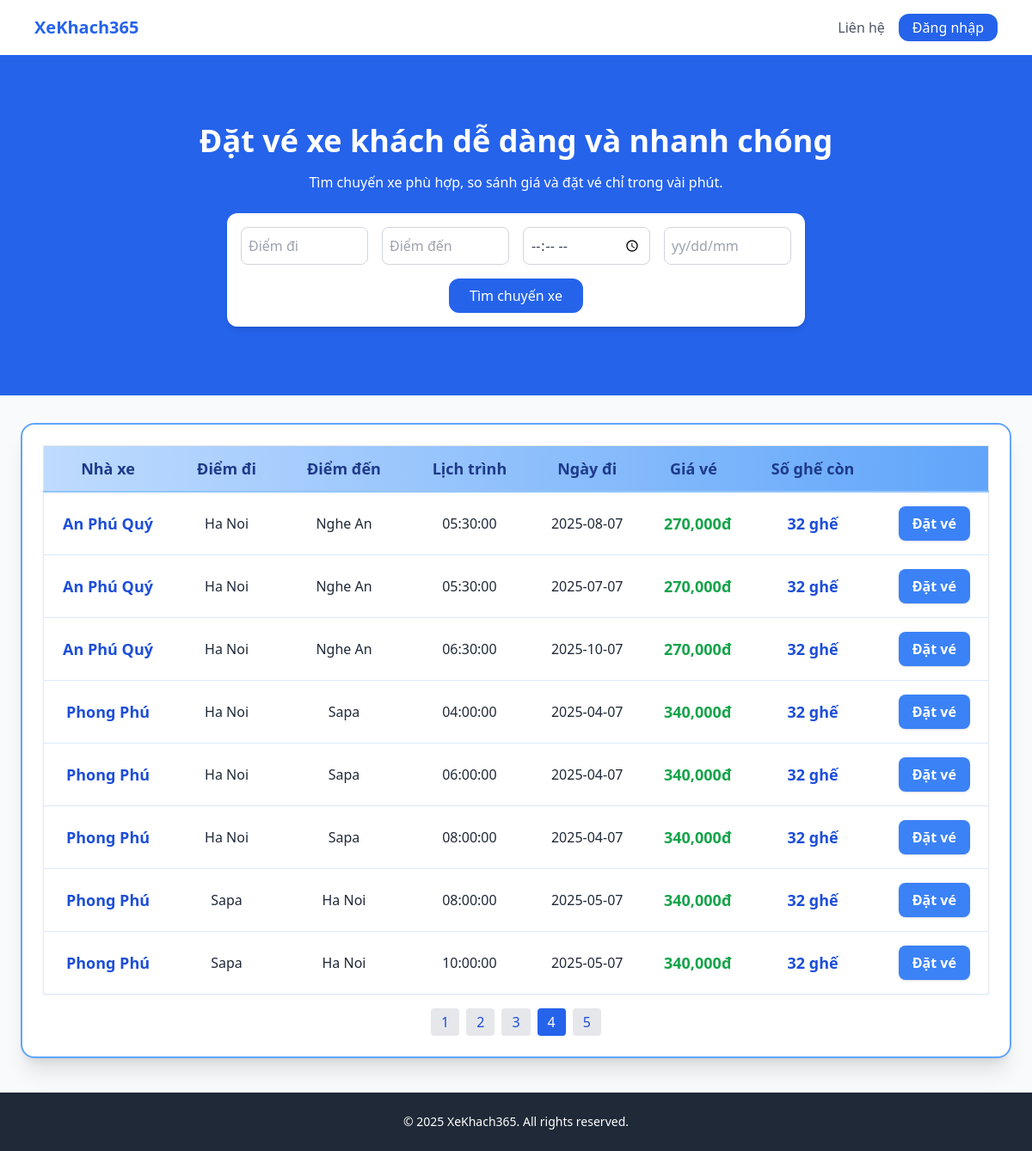
The page /trangchu.php?page=4 on the database as committed earlier.
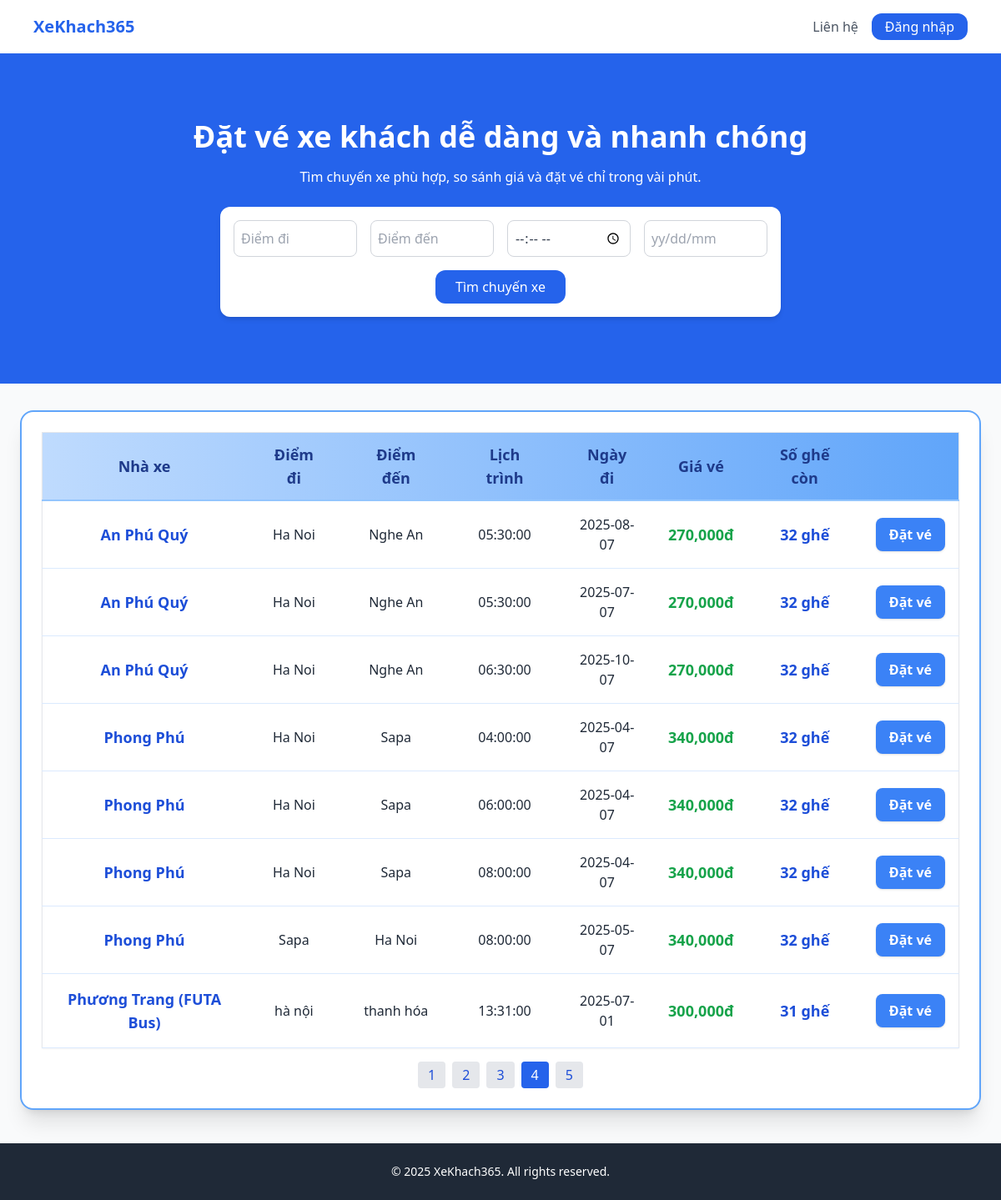
The same page on the database as committed later.
### tables this page shows
CREATE TABLE `chuyendi` (
  `id_cd` int(11) NOT NULL,
  `id_NX` int(11) NOT NULL,
  `diemKH` varchar(100) NOT NULL,
  `diemKT` varchar(100) NOT NULL,
  `lichTrinh` time NOT NULL,
  `ngayDi` date NOT NULL,
  `gia` varchar(11) NOT NULL
);

CREATE TABLE `nha_xe` (
  `id_NX` int(11) NOT NULL,
  `tenNX` varchar(100) DEFAULT NULL,
  `soDT` varchar(20) DEFAULT NULL
);

### trangchu.php (the view, shortened to what this page needs)
<?php
include "connect.php";
$diemKH = $_GET['diemKH'] ?? '';
$diemKT = $_GET['diemKT'] ?? '';
$lichTrinh = $_GET['lichTrinh'] ?? '';
$ngayDi = $_GET['ngayDi'] ?? '';
$page = isset($_GET['page']) ? max(1, intval($_GET['page'])) : 1;
$limit = 8;
$offset = ($page - 1) * $limit;
$sql_count = "SELECT COUNT(*) as total FROM chuyendi WHERE 1";
$count_result = mysqli_query($conn, $sql_count);
$total = mysqli_fetch_assoc($count_result)['total'];
$total_pages = ceil($total / $limit);
$sql = "SELECT chuyendi.id_cd, nha_xe.tenNX, chuyendi.diemKH, chuyendi.diemKT, chuyendi.lichTrinh, chuyendi.gia, chuyendi.ngayDi
        FROM chuyendi
        JOIN nha_xe ON chuyendi.id_NX = nha_xe.id_NX
        WHERE 1";
$sql .= " LIMIT $limit OFFSET $offset";
$result = mysqli_query($conn, $sql);
$chuyenXeList = [];
if ($result && mysqli_num_rows($result) > 0) {
    while ($row = mysqli_fetch_assoc($result)) {
        $chuyenXeList[] = [
            'id_cd' => $row['id_cd'],
            'tenNX' => $row['tenNX'],
            'diemKH' => $row['diemKH'],
            'diemKT' => $row['diemKT'],
            'lichTrinh' => $row['lichTrinh'],
            'gia' => $row['gia'],
            'ngayDi' => $row['ngayDi']
        ];
    }
}
?>
<!DOCTYPE html>
<html lang="vi">
<head>
    <script src="https://cdn.tailwindcss.com"></script>
</head>
<body class="bg-gray-50 font-sans">
<nav class="bg-white shadow-md py-4">
    <div class="max-w-6xl mx-auto px-4 flex justify-between items-center">
        <h1 class="text-xl font-bold text-blue-600">
            <a href="trangchu.php">XeKhach365</a>
        </h1>
        <div class="space-x-4 hidden md:flex items-center">
            <div class="relative group">
                <a href="#" class="text-gray-600 hover:text-blue-600">Liên hệ</a>
            </div>
            <?php if (isset($_SESSION['user'])): ?>
                <div class="relative">
                    <button id="avatarBtn" onclick="toggleDropdown()" type="button" class="w-9 h-9 rounded-full bg-blue-500 flex items-center justify-center text-white font-bold focus:outline-none">
                        <span><?= strtoupper(substr($_SESSION['user'], 0, 1)); ?></span>
                    </button>
                    <div id="dropdownMenu" class="hidden absolute right-0 mt-2 w-40 bg-white rounded shadow-lg z-50">
                        <a href="" class="flex items-center gap-2 block w-full text-left px-4 py-2 text-gray-700 hover:bg-gray-100">
                            <svg xmlns="http://www.w3.org/2000/svg" class="h-5 w-5 text-blue-500" fill="none" viewBox="0 0 24 24" stroke="currentColor">
                                <path stroke-linecap="round" stroke-linejoin="round" stroke-width="2" d="M5.121 17.804A13.937 13.937 0 0112 15c2.485 0 4.797.755 6.879 2.047M15 11a3 3 0 11-6 0 3 3 0 016 0z" />
                            </svg>
                            <span class="font-semibold"><?= htmlspecialchars($_SESSION['user']); ?></span>
                        </a>
                        <a href="qlcanhan.php" class="flex items-center gap-2 block w-full text-left px-4 py-2 text-gray-700 hover:bg-gray-100">
                            <svg xmlns="http://www.w3.org/2000/svg" class="h-5 w-5 text-green-500" fill="none" viewBox="0 0 24 24" stroke="currentColor">
                                <path stroke-linecap="round" stroke-linejoin="round" stroke-width="2" d="M9 17v-2a4 4 0 014-4h3m-7 0a4 4 0 014-4V7a4 4 0 00-4-4H7a4 4 0 00-4 4v10a4 4 0 004 4h10a4 4 0 004-4v-4a4 4 0 00-4-4h-3" />
                            </svg>
                            <span>Xem vé đã đặt</span>
                        </a>
                        <a href="logout.php?redirect=<?= urlencode($_SERVER['REQUEST_URI']) ?>" class="block w-full text-left px-4 py-2 text-gray-700 hover:bg-gray-100">Đăng xuất</a>
                    </div>
                </div>
            <?php else: ?>
                <a href="login.php?redirect=<?= urlencode($_SERVER['REQUEST_URI']) ?>" class="bg-blue-600 text-white px-4 py-1 rounded-xl hover:bg-blue-700 transition">Đăng nhập</a>
            <?php endif; ?>
        </div>
    </div>
</nav>
<section class="bg-blue-600 text-white py-20 text-center">
    <h2 class="text-4xl font-bold mb-4">Đặt vé xe khách dễ dàng và nhanh chóng</h2>
    <p class="mb-6">Tìm chuyến xe phù hợp, so sánh giá và đặt vé chỉ trong vài phút.</p>
    <form class="bg-white rounded-xl p-4 shadow-md max-w-2xl mx-auto text-gray-700 grid grid-cols-1 md:grid-cols-4 gap-4" method="get" action="">
        <input type="text" name="diemKH" placeholder="Điểm đi" class="p-2 rounded-lg border border-gray-300" value="<?= htmlspecialchars($diemKH) ?>" />
        <input type="text" name="diemKT" placeholder="Điểm đến" class="p-2 rounded-lg border border-gray-300" value="<?= htmlspecialchars($diemKT) ?>" />
        <input type="time" name="lichTrinh" placeholder="Lịch trình" class="p-2 rounded-lg border border-gray-300" value="<?= htmlspecialchars($lichTrinh) ?>" />
        <input type="text" name="ngayDi" placeholder="yy/dd/mm" class="p-2 rounded-lg border border-gray-300" value="<?= htmlspecialchars($ngayDi) ?>" />
        <div class="md:col-span-4 text-center">
            <button type="submit" class="bg-blue-600 text-white px-6 py-2 rounded-xl hover:bg-blue-700">Tìm chuyến xe</button>
        </div>
    </form>
</section>
<div class="flex justify-center mt-8">
    <div class="w-full max-w-6xl bg-white rounded-2xl shadow-xl p-6 border-2 border-blue-400">
        <table class="w-full table-auto border border-gray-200 shadow-sm">
            <thead class="bg-gradient-to-r from-blue-200 to-blue-400 text-blue-900 text-base">
                <tr class="text-center">
                    <th class="px-6 py-3 border-b-2 border-blue-300 font-bold text-lg">Nhà xe</th>
                    <th class="px-6 py-3 border-b-2 border-blue-300 font-bold text-lg">Điểm đi</th>
                    <th class="px-6 py-3 border-b-2 border-blue-300 font-bold text-lg">Điểm đến</th>
                    <th class="px-6 py-3 border-b-2 border-blue-300 font-bold text-lg">Lịch trình</th>
                    <th class="px-6 py-3 border-b-2 border-blue-300 font-bold text-lg">Ngày đi</th>
                    <th class="px-6 py-3 border-b-2 border-blue-300 font-bold text-lg">Giá vé</th>
                    <th class="px-6 py-3 border-b-2 border-blue-300 font-bold text-lg">Số ghế còn</th>
                    <th class="px-6 py-3 border-b-2 border-blue-300"></th>
                </tr>
            </thead>
            <tbody>
                <?php foreach($chuyenXeList as $se_chuyenXeList): ?>
                    <?php
                        $id_cd = $se_chuyenXeList['id_cd'];
                        $ngayDi = $se_chuyenXeList['ngayDi'];
                        $sql_ghe = "SELECT ghe FROM ve WHERE id_cd = '$id_cd' AND ngayDi = '$ngayDi'";
                        $result_ghe = mysqli_query($conn, $sql_ghe);
                        $sold_seats = 0;
                        while ($row_ghe = mysqli_fetch_assoc($result_ghe)) {
                            $arr = explode(',', $row_ghe['ghe']);
                            foreach ($arr as $ghe) {
                                if (trim($ghe) !== '') $sold_seats++;
                            }
                        }
                        $total_seats = 32;
                        $available_seats = $total_seats - $sold_seats;
                    ?>
                    <tr class="hover:bg-blue-50 transition border-b border-blue-100 text-center align-middle">
                        <td class="p-4 font-semibold text-blue-700 text-lg align-middle"><?= htmlspecialchars($se_chuyenXeList['tenNX']) ?></td>
                        <td class="p-4 text-gray-800 align-middle"><?= htmlspecialchars($se_chuyenXeList['diemKH']) ?></td>
                        <td class="p-4 text-gray-800 align-middle"><?= htmlspecialchars($se_chuyenXeList['diemKT']) ?></td>
                        <td class="p-4 text-gray-800 align-middle"><?= htmlspecialchars($se_chuyenXeList['lichTrinh']) ?></td>
                        <td class="p-4 text-gray-800 align-middle"><?= htmlspecialchars($se_chuyenXeList['ngayDi']) ?></td>
                        <td class="p-4 text-right font-bold text-green-600 text-lg align-middle"><?= number_format($se_chuyenXeList['gia']) ?>đ</td>
                        <td class="p-4 text-blue-700 font-bold text-lg align-middle"><?= $available_seats ?> ghế</td>
                        <td class="p-4 text-center align-middle">
                            <?php if ($available_seats > 0): ?>
                                <form action="chitietve.php" method="GET">
                                    <button type="submit" class="bg-blue-500 hover:bg-blue-700 text-white px-4 py-2 rounded-lg shadow transition font-semibold whitespace-nowrap">
                                        Đặt vé
                                    </button>
                                </form>
                            <?php else: ?>
                                <button class="bg-gray-400 text-white px-4 py-2 rounded-lg shadow font-semibold cursor-not-allowed opacity-70" disabled>
                                    Hết vé
                                </button>
                            <?php endif; ?>
                        </td>
                    </tr>
                <?php endforeach; ?>
            </tbody>
        </table>
        <div class="flex justify-center mt-4 space-x-2">
            <?php for ($i = 1; $i <= $total_pages; $i++): ?>
                <a href="?<?= http_build_query(array_merge($_GET, ['page' => $i])) ?>"
                class="px-3 py-1 rounded <?= $i == $page ? 'bg-blue-600 text-white' : 'bg-gray-200 text-blue-700' ?>">
                    <?= $i ?>
                </a>
            <?php endfor; ?>
        </div>
    </div>
</div>
<footer class="bg-gray-800 text-white py-6 mt-10">
    <div class="max-w-6xl mx-auto px-4 text-center text-sm">
        © 2025 XeKhach365. All rights reserved.
    </div>
</footer>
</body>
</html>

Rows that differ between the two databases and show on the page:
removed chuyendi: id_NX.tenNX "Phong Phú", diemKH "Sapa", diemKT "Ha Noi", lichTrinh "10:00:00", ngayDi "2025-05-07", gia "340,000", available_seats "32"
added chuyendi: id_NX.tenNX "Phương Trang (FUTA Bus)", diemKH "hà nội", diemKT "thanh hóa", lichTrinh "13:31:00", ngayDi "2025-07-01", gia "300,000", available_seats "31"
